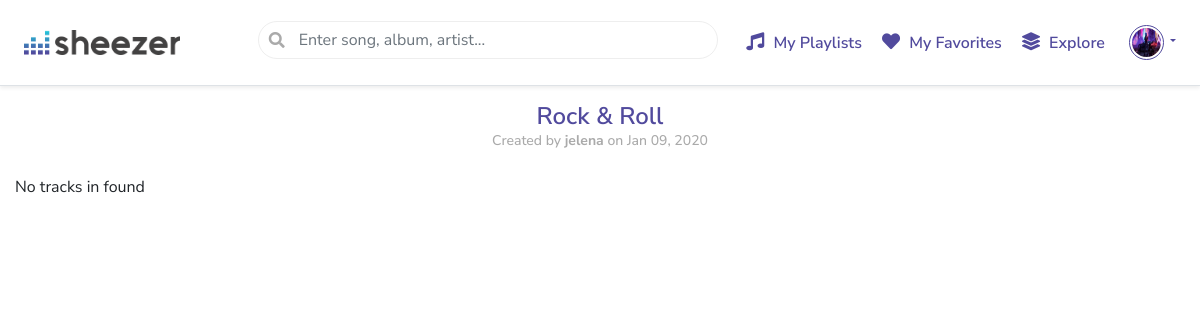
/music/playlists/17/ (signed in), run on the app's committed database.
### accounts/models.py (models this page shows, shortened)
class Profile(models.Model):
    user = models.OneToOneField(User, on_delete = models.CASCADE)
    first_name = models.CharField(max_length = 100, blank = True)
    last_name = models.CharField(max_length = 100, blank = True)
    email = models.CharField(max_length = 100, blank = True)
    image = models.ImageField(default = 'default.png', upload_to = 'profile_pics')

### music/models.py (models this page shows, shortened)
class Playlist(models.Model):
    name = models.CharField(max_length = 100)
    creation_date = models.DateTimeField(auto_now = True)
    songs = models.ManyToManyField('Song')
    created_by = models.ForeignKey(User, on_delete = models.CASCADE)

### music/views.py (the view, shortened to what this page needs)
# urls.py: path('playlists/<int:id>/', views.playlist_view, name="playlist"),
def playlist_view(request, id):
    playlist = Playlist.objects.get(id = id)
    songs = playlist.songs.all()
    data = []
    for song in songs:
        url = "https://deezerdevs-deezer.p.rapidapi.com/track/" + str(song.api_id)
        response = requests.request("GET", url, headers = headers).json()
        data.append(response)
    return render(request, 'music/playlist.html', { 'data': data, 'playlist': playlist })

### music/templates/music/playlist.html (shortened to what this page needs)
{% extends 'layout.html' %}
{% load music_extras %}
{% block content %}
<div class="container-fluid">
  <div class="page-header">
    <h1>{{ playlist.name }}</h1>
    <h6>Created by <strong>{{ playlist.created_by }}</strong> on {{ playlist.creation_date|date:'M d, Y'}}</h6>
  </div>
  {% if data|length > 0 %}
  <table id="datatable" class="table table-hover">
    <thead>
      <th>Preview</th>
      <th>Artist</th>
      <th>Song</th>
      <th>Album</th>
      <th>Duration</th>
      <th>Popularity</th>
      <th></th>
    </thead>
    <tbody>
      {% for song in data %}
      <tr>
        <td>
          <img src="{{ song.album.cover_small }}" class="song-image">
          <span class="btn btn-primary play-button fas fa-play-circle" data-url="{{ song.preview }}"></span>
        </td>
        <td><a class="datatable-link" href="{% url 'music:artist' song.artist.id %}">{{ song.artist.name }}</a></td>
        <td><a class="datatable-link" href="{% url 'music:track' song.id %}">{{ song.title_short }}</a></td>
        <td><a class="datatable-link" href="{% url 'music:album' song.album.id %}">{{ song.album.title }}</a></td>
        <td>{{ song.duration|duration }}</td>
        <td>{{ song.rank|popularity }} / 10</td>
        <td class="ellipsis">
          {% if playlist.created_by == user %}
          <form action="" method="POST">
            {% csrf_token %}
            <input type="hidden" value="{{ song.id }}" name="song_id" />
            <button type="submit" class="btn-remove shadow"><i class="far fa-trash-alt"></i></button>
          </form>
          {% endif %}
        </td>
      </tr>
      {% endfor %}
    </tbody>
  </table>
  {% else %}
  <p>No tracks in found</p>
  {% endif %}
</div>
{% endblock %}

### templates/layout.html (shortened to what this page needs)
{% load static from static %}
<!DOCTYPE html>
<html>
    <head>
        <link rel="stylesheet" href="https://stackpath.bootstrapcdn.com/bootstrap/4.4.1/css/bootstrap.min.css">
        <link rel="stylesheet" href="{% static 'styles.css' %}">
        <link href="https://cdnjs.cloudflare.com/ajax/libs/font-awesome/5.11.2/css/all.css" rel="stylesheet">
        <link href="https://cdn.datatables.net/1.10.20/css/dataTables.bootstrap4.min.css" rel="stylesheet">
    </head>
    <body>
        <header>
            <div class="d-flex flex-column flex-md-row align-items-center p-3 px-md-4 mb-3 bg-white border-bottom shadow-sm">
                <h5 class="my-0 mr-md-auto"><a href="{% url 'home' %}"><img src="{% static '/logo.png' %}" class="logo"/></a></h5>
                <div class="my-0 mr-md-auto nav-search-wrapper">
                    <form action="/music/search" method="GET" id="nav-search-form">
                        <input type="text" class="form-control" name="search" placeholder="Enter song, album, artist...">
                    </form>
                </div>
                {% if user.is_authenticated %}
                <nav class="my-2 my-md-0 mr-md-3">
                    <a class="p-2" href="{% url 'music:playlists' %}"><i class="fas fa-music"></i> My Playlists</a>
                    <a class="p-2" href="{% url 'music:favorites' %}"><i class="fas fa-heart"></i> My Favorites</a>
                    <a class="p-2" href="{% url 'music:explore' %}"><i class="fas fa-layer-group"></i> Explore</a>
                </nav>
                <div class="btn-group nav-dropdown">
                    <a href="#" class="dropdown-toggle" data-toggle="dropdown" aria-haspopup="true" aria-expanded="false">
                        <img src="{{ user.profile.image.url }}" alt="" class="rounded-circle">
                    </a>
                </div>
                {% else %}
                    <a class="btn btn-primary mr-2" href="{% url 'accounts:login' %}">Login</a>
                    <a class="btn btn-secondary" href="{% url 'accounts:signup' %}">Signup</a>
                {% endif %}
            </div>
        </header>
       <div class="wrapper">
            {% if user.is_authenticated %}
                {% block content %}
                {% endblock %}
            {% else %}
                <div class="alert alert-secondary text-center mr-3 ml-3">
                    <i class="fas fa-user-lock fa-2x"></i><br>
                    You don't have permissions to see this page.<br> Please log in to continue!
                </div>
            {% endif %}
       </div>
    </body>
</html>

### assets/styles.css (style rules this page uses)
body { margin: 0; padding: 0; background: #fff; font-family: 'Nunito Sans', sans-serif; }
form input { display: block; background-color: #fff; border: 1px solid #ccc; border-radius: 5px; margin-top: 5px; margin-bottom: 10px; height: 35px; padding: 5px 10px; width: 100%; }
.page-header { text-align: center; margin-bottom: 25px; }
.page-header h1 { font-size: 24px; font-weight: 600; color: #514A9D; margin-bottom: 2px; }
.page-header h6 { font-size: 14px; color: #aaa; }
.logo { height: 25px; }
nav a { display: inline-block; font-weight: 600; color: #514A9D; }
nav a i { font-size: 18px; margin-right: 5px; }
.nav-search-wrapper { width: 40%; margin-left: 5%; }
#nav-search-form input { padding-left: 40px; border-radius: 25px; border: 1px solid #eee; }
.nav-dropdown .dropdown-toggle { color: #514A9D; font-size: 12px; }
.nav-dropdown .dropdown-toggle img { height: 35px; width: 35px; padding: 2px; border: 1px solid #514A9D; }

### data on the page
Playlist: name "Rock & Roll", created_by "jelena", creation_date "Jan 09, 2020"
